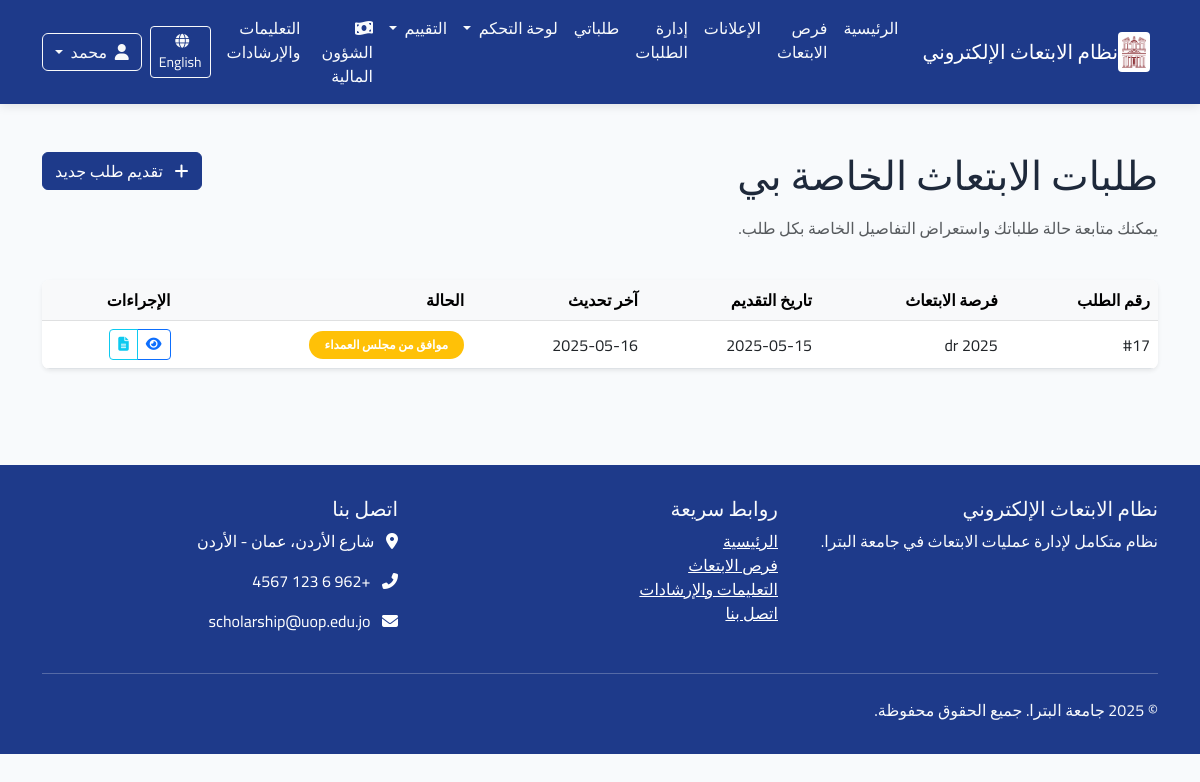
The page /ar/my-applications/ (signed in) on the database its author committed.
### applications/models.py (models this page shows, shortened)
class Application(models.Model):
    scholarship = models.ForeignKey(Scholarship, verbose_name=_("فرصة الابتعاث"), on_delete=models.CASCADE,
                                    related_name="applications")
    applicant = models.ForeignKey(User, verbose_name=_("المتقدم"), on_delete=models.CASCADE,
                                  related_name="applications")
    status = models.ForeignKey(ApplicationStatus, verbose_name=_("حالة الطلب"), on_delete=models.PROTECT,
                               related_name="applications")
    application_date = models.DateTimeField(_("تاريخ التقديم"), auto_now_add=True)
    last_update = models.DateTimeField(_("آخر تحديث"), auto_now=True)
    motivation_letter = models.TextField(_("خطاب الدوافع"),
                                         help_text=_("اشرح لماذا تريد التقدم لهذه الفرصة وما هي أهدافك"))
    research_proposal = models.TextField(_("مقترح البحث"), blank=True, null=True,
                                         help_text=_("إذا كان الابتعاث لدراسة الدكتوراه، أرفق مقترح البحث الخاص بك"))
    comments = models.TextField(_("ملاحظات إضافية"), blank=True, null=True,
                                help_text=_("أي معلومات إضافية تود إضافتها لطلبك"))
    acceptance_letter = models.BooleanField(_("هل لديك قبول مبدئي؟"), default=False)
    acceptance_university = models.CharField(_("اسم الجامعة التي لديك قبول فيها"), max_length=200, blank=True,
                                             null=True)
    admin_notes = models.TextField(_("ملاحظات إدارية"), blank=True, null=True)
    class Meta:
        verbose_name = _("طلب ابتعاث")
        verbose_name_plural = _("طلبات الابتعاث")
        ordering = ['-application_date']
        unique_together = ['scholarship', 'applicant']

class ApplicationStatus(models.Model):
    name = models.CharField(_("اسم الحالة"), max_length=100)
    description = models.TextField(_("الوصف"), blank=True, null=True)
    order = models.PositiveSmallIntegerField(_("الترتيب"), default=0)
    requires_attachment = models.BooleanField(_("تتطلب مرفقات"), default=False)
    class Meta:
        verbose_name = _("حالة الطلب")
        verbose_name_plural = _("حالات الطلبات")
        ordering = ['order']

### announcements/models.py (models this page shows, shortened)
class Scholarship(models.Model):
    STATUS_CHOICES = (
        ('draft', _('مسودة')),
        ('published', _('منشور')),
        ('closed', _('مغلق')),
    )
    title = models.CharField(_("العنوان"), max_length=200)
    scholarship_type = models.ForeignKey(ScholarshipType, verbose_name=_("نوع الابتعاث"), on_delete=models.CASCADE,
                                         related_name="scholarships")
    description = models.TextField(_("الوصف"))
    requirements = models.TextField(_("المتطلبات"))
    benefits = models.TextField(_("المميزات"), blank=True, null=True)
    countries = models.CharField(_("الدول المتاحة"), max_length=255, blank=True, null=True)
    universities = models.TextField(_("الجامعات المتاحة"), blank=True, null=True)
    deadline = models.DateTimeField(_("الموعد النهائي للتقديم"))
    publication_date = models.DateTimeField(_("تاريخ النشر"), default=timezone.now)
    status = models.CharField(_("الحالة"), max_length=20, choices=STATUS_CHOICES, default='draft')
    max_applicants = models.PositiveIntegerField(_("الحد الأقصى للمتقدمين"), default=0, help_text=_("0 يعني غير محدود"))
    eligibility_criteria = models.TextField(_("معايير الأهلية"), blank=True, null=True)
    application_process = models.TextField(_("عملية التقديم"), blank=True, null=True)
    contact_info = models.TextField(_("معلومات الاتصال"), blank=True, null=True)
    attachment = models.FileField(_("مرفق"), upload_to='scholarship_attachments/', blank=True, null=True)
    created_by = models.ForeignKey(User, verbose_name=_("تم إنشاؤه بواسطة"), on_delete=models.CASCADE,
                                   related_name="created_scholarships")
    updated_at = models.DateTimeField(_("تم التحديث في"), auto_now=True)
    class Meta:
        verbose_name = _("فرصة ابتعاث")
        verbose_name_plural = _("فرص الابتعاث")
        ordering = ['-publication_date']

### applications/views.py (the view)
# urls.py: path('my-applications/', views.my_applications, name='my_applications'),
@login_required
def my_applications(request):
    applications = Application.objects.filter(applicant=request.user).order_by('-application_date')
    paginator = Paginator(applications, 10)  # 10 عناصر في كل صفحة
    page = request.GET.get('page')
    try:
        applications_page = paginator.page(page)
    except PageNotAnInteger:
        applications_page = paginator.page(1)
    except EmptyPage:
        applications_page = paginator.page(paginator.num_pages)
    context = {
        'applications': applications_page,
    }
    return render(request, 'applications/my_applications.html', context)

### core/context_processors.py (called while the page is built)
def user_role(request):
    role = 'anonymous'
    if request.user.is_authenticated:
        role = request.user.profile.role
    return {
        'user_role': role
    }

### applications/templates/applications/my_applications.html (shortened to what this page needs)
{% extends 'base.html' %}
{% load i18n %}
{% load static %}
{% block content %}
<div class="container py-5">
    <div class="row mb-4">
        <div class="col-md-8">
            <h1 class="mb-3">{% trans "طلبات الابتعاث الخاصة بي" %}</h1>
            <p class="text-muted">{% trans "يمكنك متابعة حالة طلباتك واستعراض التفاصيل الخاصة بكل طلب." %}</p>
        </div>
        <div class="col-md-4 text-end">
            <a href="{% url 'announcements:scholarship_list' %}" class="btn btn-primary">
                <i class="fas fa-plus me-2"></i> {% trans "تقديم طلب جديد" %}
            </a>
        </div>
    </div>
    <div class="row">
        <div class="col-md-12">
            {% if applications %}
                <div class="card shadow-sm border-0">
                    <div class="card-body p-0">
                        <div class="table-responsive">
                            <table class="table table-hover align-middle mb-0">
                                <thead class="table-light">
                                    <tr>
                                        <th>{% trans "رقم الطلب" %}</th>
                                        <th>{% trans "فرصة الابتعاث" %}</th>
                                        <th>{% trans "تاريخ التقديم" %}</th>
                                        <th>{% trans "آخر تحديث" %}</th>
                                        <th>{% trans "الحالة" %}</th>
                                        <th>{% trans "الإجراءات" %}</th>
                                    </tr>
                                </thead>
                                <tbody>
                                    {% for application in applications %}
                                    <tr>
                                        <td>#{{ application.id }}</td>
                                        <td>{{ application.scholarship.title }}</td>
                                        <td>{{ application.application_date|date:"Y-m-d" }}</td>
                                        <td>{{ application.last_update|date:"Y-m-d" }}</td>
                                        <td>
                                            <span class="badge bg-{{ application.status.order|default:"1"|add:"-1"|yesno:"warning,primary,success,danger,secondary" }} rounded-pill px-3 py-2">
                                                {{ application.status.name }}
                                            </span>
                                        </td>
                                        <td>
                                            <div class="btn-group btn-group-sm">
                                                <a href="{% url 'applications:application_detail' application.id %}" class="btn btn-outline-primary" title="{% trans 'التفاصيل' %}">
                                                    <i class="fas fa-eye"></i>
                                                </a>
                                                <a href="{% url 'applications:application_documents' application.id %}" class="btn btn-outline-info" title="{% trans 'المستندات' %}">
                                                    <i class="fas fa-file-alt"></i>
                                                </a>
                                            </div>
                                        </td>
                                    </tr>
                                    {% endfor %}
                                </tbody>
                            </table>
                        </div>
                    </div>
                </div>
            {% endif %}
        </div>
    </div>
</div>
{% endblock %}

### templates/base.html (shortened to what this page needs)
{% load i18n %}
{% load static %}
<!DOCTYPE html>
{% get_current_language as CURRENT_LANGUAGE %}
{% get_current_language_bidi as RTL %}
<html lang="{{ CURRENT_LANGUAGE }}" {% if RTL %}dir="rtl"{% else %}dir="ltr"{% endif %}>
<head>
    {% if RTL %}
    <link rel="stylesheet" href="https://cdn.jsdelivr.net/npm/bootstrap@5.3.0/dist/css/bootstrap.rtl.min.css">
    {% else %}
    <link rel="stylesheet" href="https://cdn.jsdelivr.net/npm/bootstrap@5.3.0/dist/css/bootstrap.min.css">
    {% endif %}
    <link rel="stylesheet" href="https://cdnjs.cloudflare.com/ajax/libs/font-awesome/6.4.0/css/all.min.css">
    <link rel="stylesheet" href="{% static 'css/main.css' %}">
    {% if RTL %}
    <link rel="stylesheet" href="{% static 'css/rtl.css' %}">
    {% else %}
    <link rel="stylesheet" href="{% static 'css/ltr.css' %}">
    {% endif %}
</head>
<body>
    <nav class="navbar navbar-expand-lg navbar-dark">
        <div class="container">
            <a class="navbar-brand d-flex align-items-center" href="{% url 'home' %}">
                <img src="{% static 'images/petra_logo.png' %}" alt="{% trans 'جامعة البترا' %}">
                <span>{% trans "نظام الابتعاث الإلكتروني" %}</span>
            </a>
            <div class="collapse navbar-collapse" id="navbarNav">
<ul class="navbar-nav me-auto">
    <li class="nav-item">
        <a class="nav-link {% if request.path == '/' %}active{% endif %}" href="{% url 'home' %}">
            {% trans "الرئيسية" %}
        </a>
    </li>
    <li class="nav-item">
        <a class="nav-link {% if 'scholarships' in request.path %}active{% endif %}" href="{% url 'announcements:scholarship_list' %}">
            {% trans "فرص الابتعاث" %}
        </a>
    </li>
    <li class="nav-item">
        <a class="nav-link {% if 'announcements' in request.path %}active{% endif %}" href="{% url 'announcements:announcement_list' %}">
            {% trans "الإعلانات" %}
        </a>
    </li>
{% if user.is_staff or perms.applications.view_application %}
<li class="nav-item">
    <a class="nav-link {% if 'applications' in request.path and 'my-applications' not in request.path %}active{% endif %}" href="{% url 'applications:admin_applications_list' %}">
        {% trans "إدارة الطلبات" %}
    </a>
</li>
{% endif %}
    {% if user.is_authenticated %}
    <li class="nav-item">
        <a class="nav-link {% if 'my-applications' in request.path %}active{% endif %}" href="{% url 'applications:my_applications' %}">
            {% trans "طلباتي" %}
        </a>
    </li>
    <li class="nav-item dropdown">
        <a class="nav-link dropdown-toggle {% if 'dashboard' in request.path %}active{% endif %}" href="#" id="dashboardDropdown" role="button" data-bs-toggle="dropdown" aria-expanded="false">
            {% trans "لوحة التحكم" %}
        </a>
    </li>
    {% if user.profile.role == 'committee' or user.profile.role == 'admin' or perms.evaluation.view_evaluationround %}
    <li class="nav-item dropdown">
        <a class="nav-link dropdown-toggle {% if 'evaluation' in request.path %}active{% endif %}" href="#" id="evaluationDropdown" role="button" data-bs-toggle="dropdown" aria-expanded="false">
            {% trans "التقييم" %}
        </a>
    </li>
    {% endif %}
    {% endif %}
{% if user.is_authenticated and perms.finance.view_scholarshipbudget %}
<li class="nav-item">
    <a class="nav-link {% if 'finance' in request.path %}active{% endif %}" href="{% url 'finance:home' %}">
        <i class="fas fa-money-bill-wave me-1"></i> {% trans "الشؤون المالية" %}
    </a>
</li>
{% endif %}
    <li class="nav-item">
        <a class="nav-link" href="#">
            {% trans "التعليمات والإرشادات" %}
        </a>
    </li>
</ul>
                <div class="d-flex align-items-center">
                    <div class="mx-2">
                        {% if CURRENT_LANGUAGE == 'ar' %}
                            <a href="{% url 'set_language' %}?lang=en&next={{ request.path }}" class="btn btn-outline-light btn-sm">
                                <i class="fas fa-globe me-1"></i> English
                            </a>
                        {% else %}
                            <a href="{% url 'set_language' %}?lang=ar&next={{ request.path }}" class="btn btn-outline-light btn-sm">
                                <i class="fas fa-globe me-1"></i> العربية
                            </a>
                        {% endif %}
                    </div>
{% if user.is_authenticated %}
    <div class="dropdown">
        <button class="btn btn-outline-light dropdown-toggle" type="button" id="userMenu" data-bs-toggle="dropdown" aria-expanded="false">
            <i class="fas fa-user me-1"></i> {{ user.get_short_name }}
        </button>
    </div>
{% endif %}
                </div>
            </div>
        </div>
    </nav>
    <main>
        {% block content %}{% endblock %}
    </main>
    <footer class="footer">
        <div class="container">
            <div class="row">
                <div class="col-md-4">
                    <h5>{% trans "نظام الابتعاث الإلكتروني" %}</h5>
                    <p>{% trans "نظام متكامل لإدارة عمليات الابتعاث في جامعة البترا." %}</p>
                </div>
                <div class="col-md-4">
                    <h5>{% trans "روابط سريعة" %}</h5>
                    <ul class="list-unstyled">
                        <li><a href="#" class="text-white">{% trans "الرئيسية" %}</a></li>
                        <li><a href="#" class="text-white">{% trans "فرص الابتعاث" %}</a></li>
                        <li><a href="#" class="text-white">{% trans "التعليمات والإرشادات" %}</a></li>
                        <li><a href="#" class="text-white">{% trans "اتصل بنا" %}</a></li>
                    </ul>
                </div>
                <div class="col-md-4">
                    <h5>{% trans "اتصل بنا" %}</h5>
                    <address class="text-white">
                        <p><i class="fas fa-map-marker-alt me-2"></i> {% trans "شارع الأردن، عمان - الأردن" %}</p>
                        <p><i class="fas fa-phone-alt me-2"></i> +962 6 123 4567</p>
                        <p><i class="fas fa-envelope me-2"></i> scholarship@uop.edu.jo</p>
                    </address>
                </div>
            </div>
            <hr class="mt-4 mb-4 bg-light">
            <div class="row">
                <div class="col-md-6">
                    <p class="mb-0">&copy; {% now "Y" %} {% trans "جامعة البترا. جميع الحقوق محفوظة." %}</p>
                </div>
            </div>
        </div>
    </footer>
</body>
</html>

### static/css/main.css (style rules this page uses)
:root { --primary-color: #1e3a8a; --secondary-color: #10b981; --accent-color: #f59e0b; --light-bg: #f8fafc; --dark-text: #1e293b; --light-text: #f8fafc; }
body { font-family: 'Segoe UI', Tahoma, Geneva, Verdana, sans-serif; background-color: var(--light-bg); color: var(--dark-text); }
.navbar { background-color: var(--primary-color); box-shadow: 0 2px 10px rgba(0, 0, 0, 0.1); }
.navbar-brand { display: flex; align-items: center; }
.navbar-brand img { height: 40px; margin-right: 0.5rem; background-color: white; padding: 4px; border-radius: 4px; }
.nav-link { color: var(--light-text) !important; font-weight: 500; transition: all 0.3s ease; }
.footer { background-color: var(--primary-color); color: var(--light-text); padding: 2rem 0; margin-top: 3rem; }
.btn-primary { background-color: var(--primary-color); border-color: var(--primary-color); }
.card { border-radius: 8px; overflow: hidden; }

### static/css/rtl.css (style rules this page uses)
body { font-family: 'Cairo', 'Segoe UI', 'Tahoma', 'Arial', sans-serif; direction: rtl; text-align: right; }
.me-auto { margin-right: 0 !important; margin-left: auto !important; }
.me-2 { margin-right: 0 !important; margin-left: 0.5rem !important; }

### rows shown on the page
Application: id "17", scholarship "dr 2025", application_date "2025-05-15", last_update "2025-05-16", status.name "موافق من مجلس العمداء"

### other values the page prints
{{ user.get_short_name }} "محمد"
